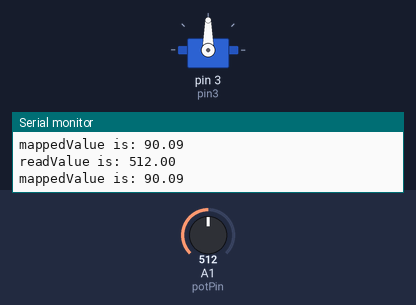
Bench run of a sketch on a simulated Arduino Uno, built with avr-gcc and run on an emulated ATmega328P. Parts: servo, the last lines printed to the serial monitor. Inputs (shaded band) come from the test bench; at power-on: A1 (potPin) = 512.

Above: at 1.2 s.
1.3 s: A1 (potPin) set to 716
At 2.1 s:
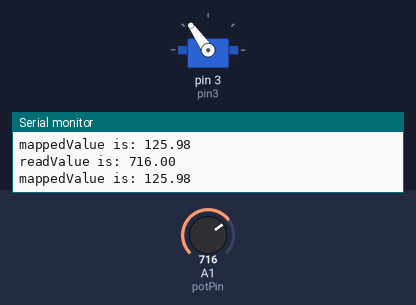
2.8 s: A1 (potPin) set to 109
At 3.9 s:
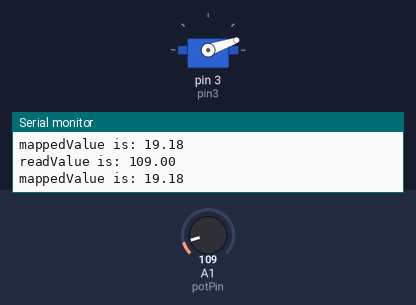
4.3 s: A1 (potPin) set to 90
At 4.6 s:
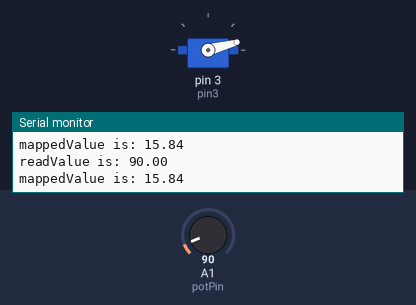
7.3 s: A1 (potPin) set to 122
8.8 s: A1 (potPin) set to 306
At 10.0 s:
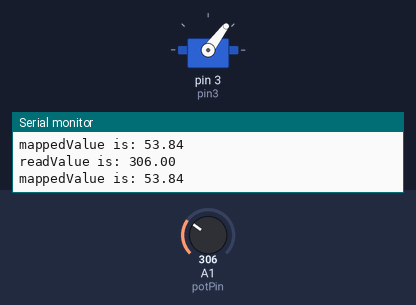
10.3 s: A1 (potPin) set to 557
At 10.7 s:
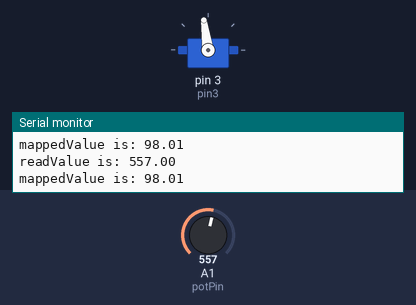
13.3 s: A1 (potPin) set to 582
At 14.5 s:
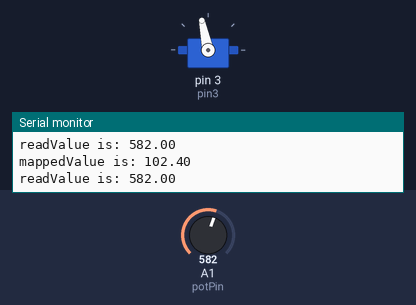
Timing chart, 0 to 15.8 s (numbered marks = the images above; inputs shaded):
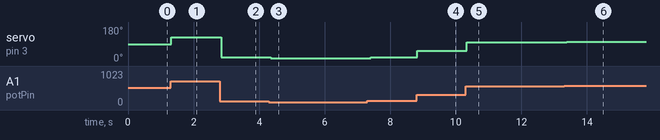

Measured:
- after the input at 1.3 s, servo on pin 3 (pin3): 90° → 125° at once
- after the input at 2.8 s, servo on pin 3 (pin3): 125° → 19° at once
- after the input at 4.3 s, servo on pin 3 (pin3): 19° → 15° after 0.06 s
- after the input at 7.3 s, servo on pin 3 (pin3): 15° → 21° after 0.10 s
- after the input at 8.8 s, servo on pin 3 (pin3): 21° → 53° at once
- after the input at 10.3 s, servo on pin 3 (pin3): 53° → 98° at once
- after the input at 13.3 s, servo on pin 3 (pin3): 98° → 102° after 0.08 s

The sketch:

main.ino
```cpp
// Created by: Jaden Plugowsky
// Created on: Nov 2023
//
// This is a circuit with a potentiometer that
//   moves a servo variably.

#include <Servo.h>

Servo servoNumber1;

int pin3 = 3;
int potPin = A1;
double mapThing = 1023.0 / 180.0;
double readValue;
double mappedValue;

void setup() {
    // Setup servo
    servoNumber1.attach(pin3);
    servoNumber1.write(0); // Default servo position
    Serial.begin(9600);
}

void loop() {
    // Read and map potentiometer input
    readValue = analogRead(potPin);
    mappedValue = readValue / mapThing;

    // Update serial monitor
    Serial.print("readValue is: ");
    Serial.println(readValue);
    Serial.print("mappedValue is: ");
    Serial.println(mappedValue);
    Serial.println();

    // Move servo
    servoNumber1.write(mappedValue);

    delay(100);
}
```
